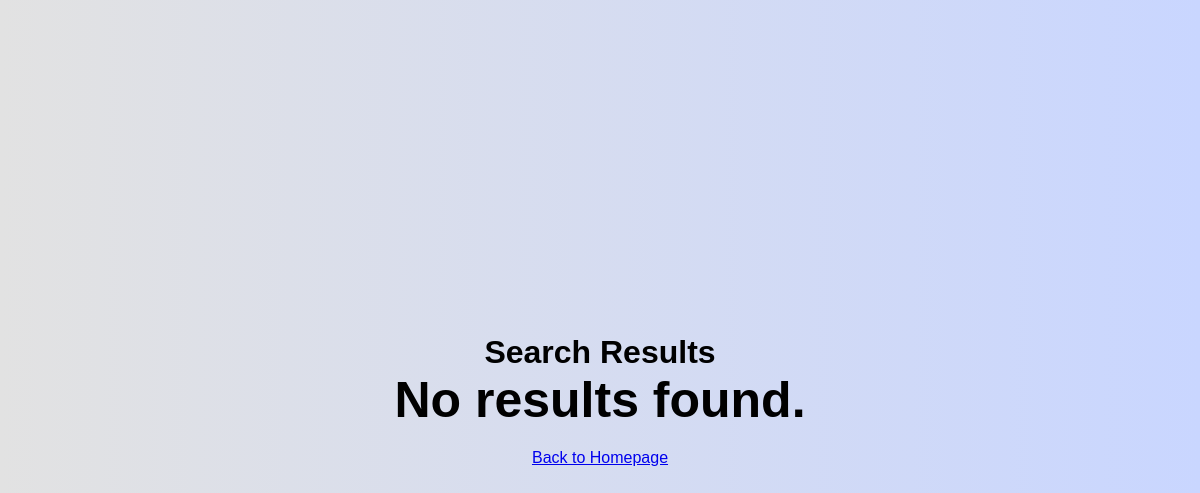
Before: /search.php?gameName=TestGame (signed in) with the older database file.
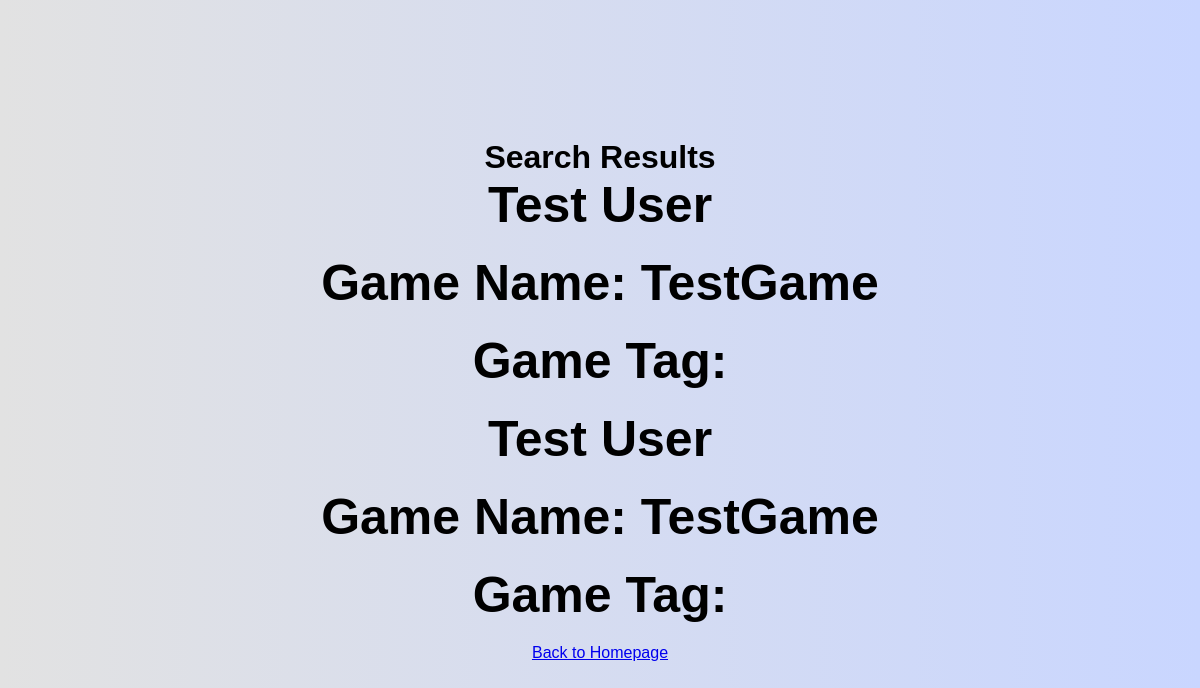
After: the same page with the newer database file.
### tables this page shows
CREATE TABLE `users` (
  `Id` int(50) NOT NULL,
  `firstName` varchar(50) NOT NULL,
  `lastName` varchar(50) NOT NULL,
  `email` varchar(50) NOT NULL,
  `password` varchar(50) NOT NULL,
  `gameName` varchar(50) NOT NULL,
  `yourTag` varchar(50) NOT NULL
);

### search.php (the view, shortened to what this page needs)
<?php
include("connect.php");
if (isset($_GET['gameName'])) {
    $gameName = $_GET['gameName'];
    $stmt = $conn->prepare("SELECT * FROM users WHERE gameName LIKE ?");
    $likeParam = "%" . $gameName . "%";
    $stmt->bind_param("s", $likeParam);
    $stmt->execute();
    $result = $stmt->get_result();
}
?>
<!DOCTYPE html>
<html lang="en">
<head>
    <link rel="stylesheet" href="style.css">
</head>
<body>
    <div style="text-align:center; padding:15%;">
        <h1>Search Results</h1>
        <?php
        if (isset($result) && $result->num_rows > 0) {
            while ($row = $result->fetch_assoc()) {
                echo "<div>";
                echo "<p><strong>".$row['firstName']." ".$row['lastName']."</strong></p>";
                echo "<p>Game Name: ".$row['gameName']."</p>";
                echo "<p>Game Tag: ".$row['yourTag']."</p>";
                echo "</div>";
            }
        } else {
            echo "<p>No results found.</p>";
        }
        ?>
        <a href="homepage.php" class="btn-back">Back to Homepage</a>
    </div>
</body>
</html>

### style.css (style rules this page uses)
* { margin: 0; padding: 0; box-sizing: border-box; font-family: "Poppins", sans-serif; }
body { background-color: #c9d6ff; background: linear-gradient(to right, #e2e2e2, #c9d6ff); display: flex; justify-content: center; align-items: center; height: 100vh; }
p { font-size: 50px; font-weight: bold; margin-bottom: 20px; }

Changed rows visible on the page:
added users: firstName "Test", lastName "User", gameName "TestGame"
added users: firstName "Test", lastName "User", gameName "TestGame"
Other visible differences:
text no longer shown: "No results found."
